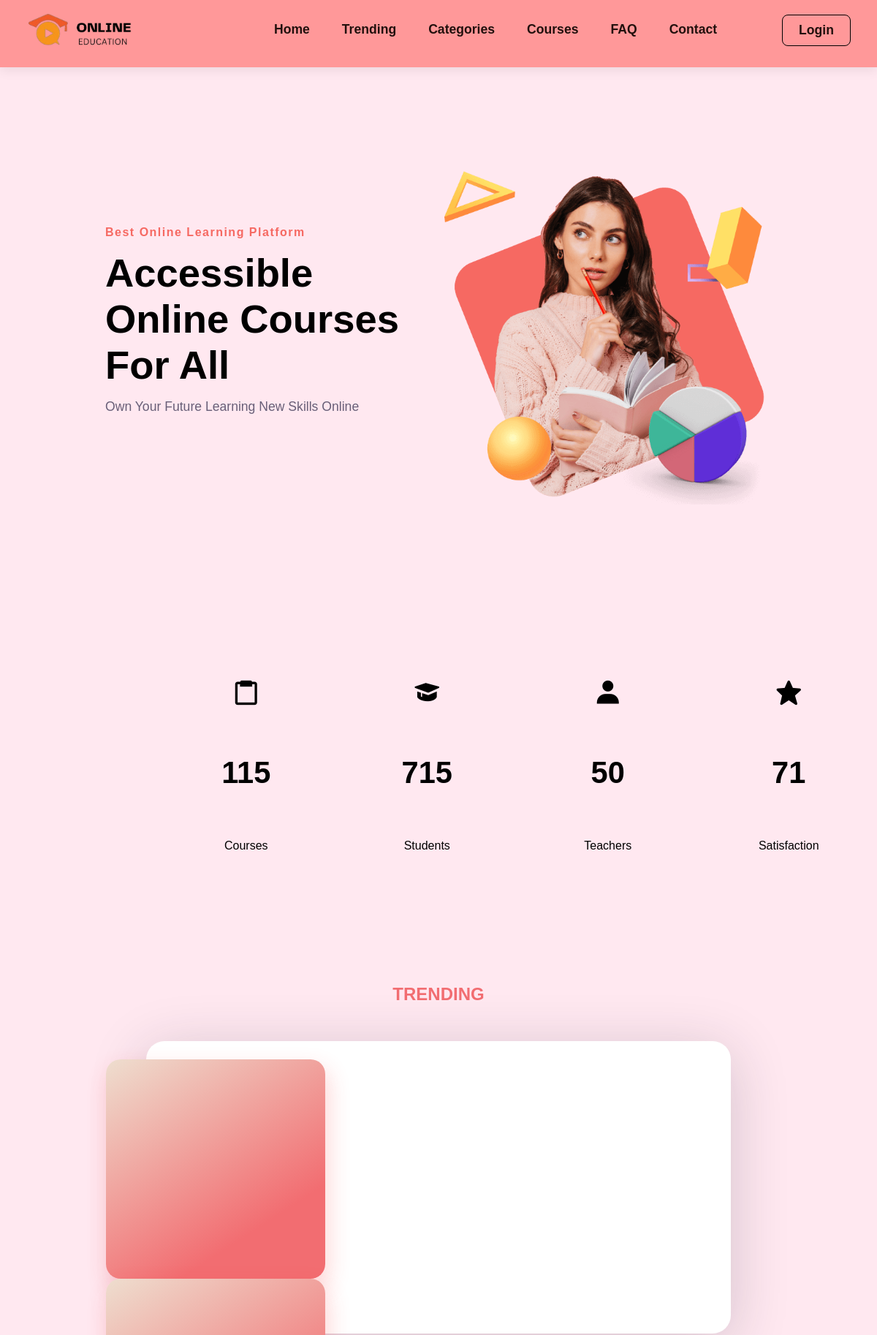
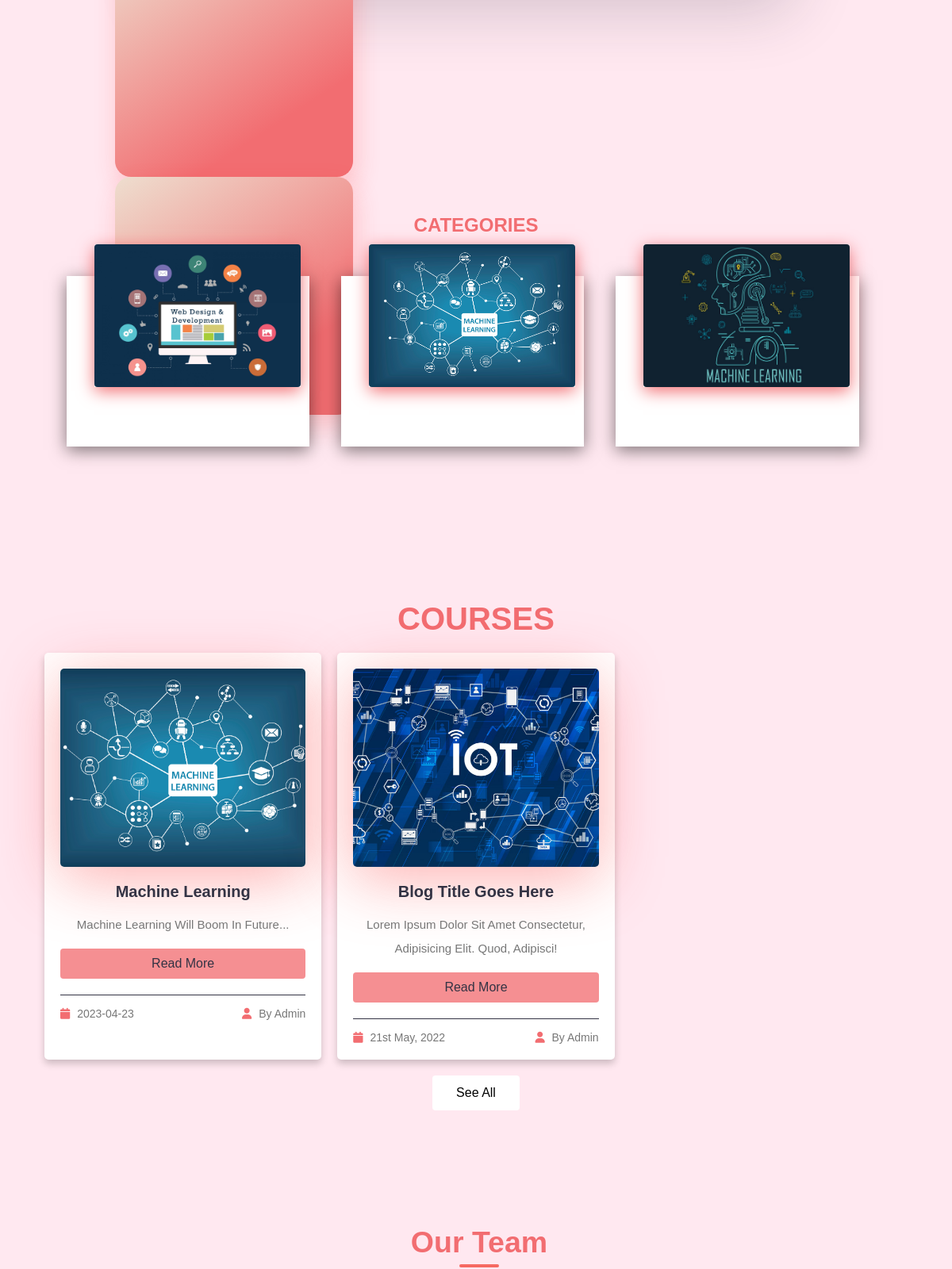
The page / (upper part) on the database its author committed (2 pictures, top to bottom).
### tables this page shows
CREATE TABLE `categories` (
  `id` int(11) NOT NULL,
  `title` text DEFAULT NULL,
  `description` text DEFAULT NULL,
  `image` longblob DEFAULT NULL,
  `createdat` timestamp NULL DEFAULT current_timestamp()
);

CREATE TABLE `courses` (
  `id` int(11) NOT NULL,
  `title` text DEFAULT NULL,
  `category` text DEFAULT NULL,
  `description` text DEFAULT NULL,
  `video` longblob DEFAULT NULL,
  `image` longblob DEFAULT NULL,
  `price` text DEFAULT NULL,
  `type` text DEFAULT NULL,
  `courseid` text DEFAULT NULL,
  `createdat` date DEFAULT current_timestamp()
);

### index.php (the view, shortened to what this page needs)
<?php
	require('./config.php');
?>
<!DOCTYPE html>
<html lang="en">
<head>
  <link rel="stylesheet" href="https://cdnjs.cloudflare.com/ajax/libs/normalize/5.0.0/normalize.min.css">
  <link rel='stylesheet' href='https://cdnjs.cloudflare.com/ajax/libs/Swiper/4.3.5/css/swiper.min.css'>
  <link rel="stylesheet" href="https://cdnjs.cloudflare.com/ajax/libs/font-awesome/6.2.1/css/all.min.css">
  <link href='https://unpkg.com/boxicons@2.1.4/css/boxicons.min.css' rel='stylesheet'>
  <link rel="stylesheet" href="./css/style.css">
  <link rel="stylesheet" href="./css/slick.css">
  <link rel="stylesheet" href="./css/slick-theme.css">
  <link rel="stylesheet" href="https://cdnjs.cloudflare.com/ajax/libs/jquery/3.6.3/jquery.min.js">
</head>
<body>
  <header class="sticky">
    <a href="#" class="logo">
      <img src="./images/logo.png" alt="">
    </a>
    <ul class="navbar">
      <li><a href="#home">Home</a></li>
      <li><a href="#trending">Trending</a></li>
      <li><a href="#categories">Categories</a></li>
      <li><a href="#courses">Courses</a></li>
      <li><a href="#faq">FAQ</a></li>
      <li><a href="#contact">Contact</a></li>
    </ul>
    <div class="header-icons">
      <?php if(isset($_SESSION['role']) && $_SESSION['role'] == "user"): ?>
        <a href="./profile.php"><i class='bx bxs-user'></i></a>
        <a href="#"><i class='bx bx-heart'></i></a>
        <a href="#"><i class='bx bx-cart'></i></a>
        <a href="./logout.php" class="logout">Logout</a>
      <?php elseif(isset($_SESSION['role']) && $_SESSION['role'] == "admin"): ?>
        <a href="./adminpanel/admin.php" class="login">Admin</a>
      <?php else: ?>
        <a href="./login.php" class="login">Login</a>
      <?php endif; ?>
    </div>
  </header>
  <section class="home" id="home">
    <div class="home-text">
      <h6>Best online learning platform</h6>
      <h1>Accessible Online Courses For All</h1>
      <p>Own your future learning new skills online</p>
    </div>
    <div class="home-img">
      <img src="./images/home.png" alt="">
    </div>
  </section>
  <div class="wrapper">
    <div class="container1">
      <i class='bx bx-clipboard'></i>
      <span class="num" data-val="160">000</span>
      <span class="text">Courses</span>
    </div>
    <div class="container1">
      <i class='bx bxs-graduation'></i>
      <span class="num" data-val="1000">000</span>
      <span class="text">Students</span>
    </div>
    <div class="container1">
      <i class='bx bxs-user'></i>
      <span class="num" data-val="70">000</span>
      <span class="text">Teachers</span>
    </div>
    <div class="container1">
      <i class='bx bxs-star'></i>
      <span class="num" data-val="100">000</span>
      <span class="text">Satisfaction</span>
    </div>
  </div>
  <section class="trending" id="trending">
    <div class="title">
      <h1>TRENDING</h1>
    </div>
    <div class="trend">
      <div class="blog-slider">
        <div class="blog-slider__wrp swiper-wrapper">
          <div class="blog-slider__item swiper-slide">
            <div class="blog-slider__img">
            </div>
            <div class="blog-slider__content">
            </div>
          </div>
          <div class="blog-slider__item swiper-slide">
            <div class="blog-slider__img">
            </div>
            <div class="blog-slider__content">
            </div>
          </div>
          <div class="blog-slider__item swiper-slide">
            <div class="blog-slider__img">
            </div>
            <div class="blog-slider__content">
            </div>
          </div>
        </div>
      </div>
    </div>
  </section>
  <section class="category" id="categories">
    <div class="categories">
      <div class="title">
        <h1>CATEGORIES</h1>
      </div>
      <div class="container_cat">
        <?php
          $categories = mysqli_query($conn, "SELECT * FROM `categories`");
          if(!$categories){
            die("Invalid Query...".mysqli_connect_error());
          }
          else{
              while($row = mysqli_fetch_assoc($categories)){
                echo "
                  <div class='card_cat'>
                    <div class='imgBx'>
                      <img src='./adminpanel/database/categories/$row[image]' alt=''>
                    </div>
                    <div class='content_cat'>
                      <h2>$row[title]</h2>
                      <p>$row[description]</p>
                    </div>
                  </div>
                ";
              }
          }
        ?>
      </div>
    </div>
  </section>
  <section class="free_course" id="courses">
    <div class="container">
      <h1 class="heading">COURSES</h1>
      <div class="box-container">
        <?php
          $courses = mysqli_query($conn, "SELECT * FROM `courses`");
          if(!$courses){
            die("Invalid Query...".mysqli_connect_error());
          }
          else{
              while($row = mysqli_fetch_assoc($courses)){
                echo "
                  <div class='box'>
                    <div class='image'>
                      <img src='./adminpanel/database/courses/$row[image]' alt=''>
                    </div>
                    <div class='content'>
                      <h3>$row[title]</h3>
                      <p>$row[description]</p>
                      <a href='./singlecourse.php?id=$row[id]' class='btn'>read more</a>
                      <div class='icons'>
                        <span> <i class='fas fa-calendar'></i> $row[createdat] </span>
                        <span> <i class='fas fa-user'></i> By Admin </span>
                      </div>
                    </div>
                  </div>
                ";
              }
          }
        ?>
        <div class="box">
          <div class="image">
            <img src="images/2.jpg" alt="">
          </div>
          <div class="content">
            <h3>blog title goes here</h3>
            <p>Lorem ipsum dolor sit amet consectetur, adipisicing elit. Quod, adipisci!</p>
            <a href="./singlecourse.php" class="btn">read more</a>
            <div class="icons">
              <span> <i class="fas fa-calendar"></i> 21st may, 2022 </span>
              <span> <i class="fas fa-user"></i> by admin </span>
            </div>
          </div>
        </div>
      </div>
      <div id="load-more"a><a href="./courses.php">See All</a></div>
    </div>
  </section>
  <section class="team" id="teachers">
    <div class="container">
      <div class="title">
          <h2>Our Team</h2>
      </div>
    </div>
  </section>
</body>
</html>

### rows shown on the page
categories: image (picture)
categories: image (picture)
categories: image (picture)
courses: image (picture), title "Machine Learning", description "Machine Learning Will Boom In Future...", createdat "2023-04-23"
